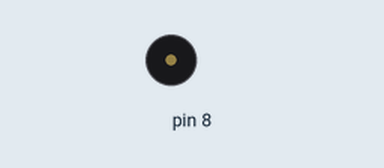
Bench run of a sketch on a simulated Arduino Uno, built with avr-gcc and run on an emulated ATmega328P. Parts: buzzer (waves = sounding).

Above: at 0.7 s.
At 5.65 s:
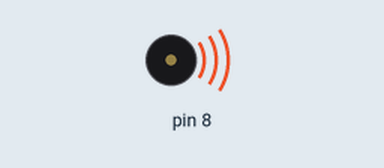
Timing chart, 0 to 6.0 s (numbered marks = the images above):
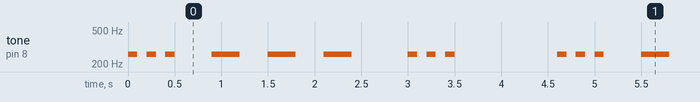

The sketch:

reto05.ino
```cpp
int tcorto = 100;
int tlargo = 300;
int tletras = 300;
int tpalabras = 1000;

void setup() {
  // put your setup code here, to run once:
  pinMode (8, OUTPUT);
}

void loop() {
  // put your main code here, to run repeatedly:
  s();
  delay (tletras);
  o();
  delay (tletras);
  s();
  delay (tpalabras);
}

void s() {

  for (int n = 0; n < 3; n++) {
    tone (8, 261);
    delay (tcorto);
    noTone(8);
    delay (tcorto);
  }

}

void o() {
  for (int n = 0; n < 3; n++) {
    tone (8, 261);
    delay (tlargo);
    noTone(8);
    delay (tlargo);
  }
}
```

Measured:
- by itself, tone on pin 8: repeats every 4.6 s: 2 × (silent 0.10 s, 261 Hz 0.10 s), silent 0.40 s, 2 × (261 Hz 0.30 s, silent 0.30 s), 261 Hz 0.30 s, silent 0.60 s, 2 × (261 Hz 0.10 s, silent 0.10 s), 261 Hz 0.10 s, silent 1.1 s, 261 Hz 0.10 s
